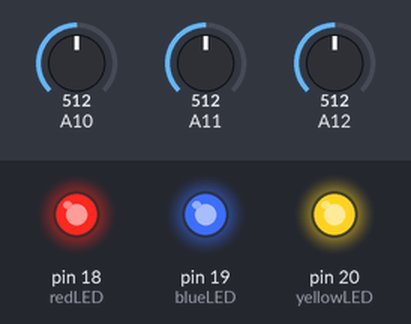
This sketch was run on a simulated Arduino Mega 2560, built with avr-gcc and run on an emulated ATmega2560. On the bench: output pins drawn as LEDs (lit = HIGH). The inputs (shaded band) are chosen by the test bench; at power-on: A10 = 512, A11 = 512, A12 = 512.

Above: at 1.2 s.
1.3 s: A10 set to 892
2.8 s: A10 set to 913
At 3.3 s:
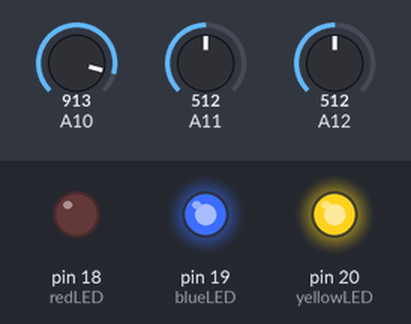
4.3 s: A11 set to 886
5.8 s: A11 set to 910
At 6.8 s:
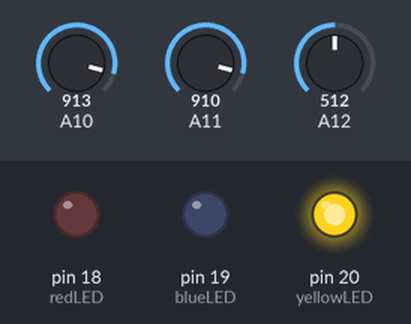
7.3 s: A12 set to 894
8.8 s: A12 set to 916
At 9.1 s:
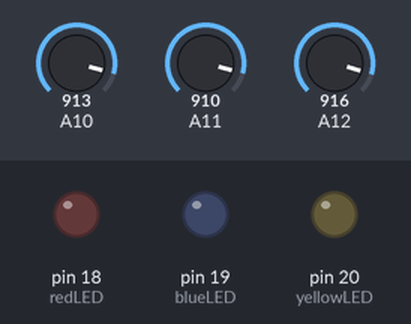
Timing chart, 0 to 11.3 s (numbered marks = the images above; inputs shaded):
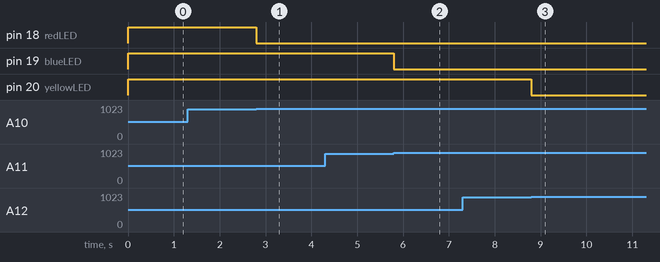

The sketch:

Comp207_TCRT_Test_Code.ino
```cpp
int blueLED = 19;
int redLED = 18;
int yellowLED = 20;
int leftTCRT = 26;
int middleTCRT = 28;
int rightTCRT = 27;

void setup() {
  Serial.begin(9600);
  pinMode(leftTCRT, INPUT);
  pinMode(middleTCRT, INPUT);
  pinMode(rightTCRT, INPUT);
  pinMode(blueLED, OUTPUT);
  pinMode(redLED, OUTPUT);
  pinMode(yellowLED, OUTPUT);

}

void loop() {
   testTCRT();
  }

void testTCRT() {  //Tests the TCRT's by turning LED's on if they detect something
  if (analogRead(leftTCRT) < 900) {
    digitalWrite(redLED, HIGH);
  }
  if (analogRead(leftTCRT) > 900) {
    digitalWrite(redLED, LOW);
  }

  if (analogRead(middleTCRT) < 900) {
    digitalWrite(yellowLED, HIGH);
  }
  if (analogRead(middleTCRT) > 900) {
    digitalWrite(yellowLED, LOW);
  }

  if (analogRead(rightTCRT) < 900) {
    digitalWrite(blueLED, HIGH);
  }
  if (analogRead(rightTCRT) > 900) {
    digitalWrite(blueLED, LOW);
  }
}
```

Measured:
- the behaviour switches between 900 and 901 on A10 (found by bisection; images 0 and 1)
- the behaviour switches between 900 and 901 on A11 (found by bisection; images 1 and 2)
- the behaviour switches between 900 and 901 on A12 (found by bisection; images 2 and 3)
- after the input at 1.3 s, every drawn part: stays the same
- after the input at 2.8 s, pin 18 (redLED): HIGH → LOW at once
- after the input at 4.3 s, every drawn part: stays the same
- after the input at 5.8 s, pin 19 (blueLED): HIGH → LOW at once
- after the input at 7.3 s, every drawn part: stays the same
- after the input at 8.8 s, pin 20 (yellowLED): HIGH → LOW at once
